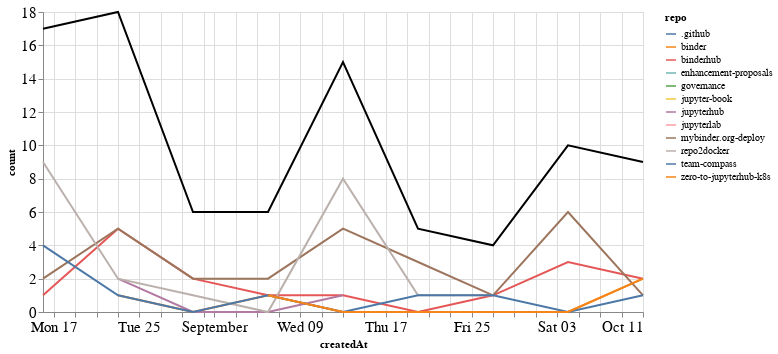

The notebook cell this image was saved under:
### Markdown cell above
## Comments

### Code cell
comments_time = comments.groupby('repo').resample('W', on='createdAt').count()['author'].reset_index()
comments_time = comments_time.rename(columns={'author': 'count'})
comments_time_total = comments_time.groupby('createdAt').agg({"count": "sum"}).reset_index()
ch1 = alt.Chart(comments_time, width=600).mark_line().encode(
    x='createdAt',
    y='count',
    color='repo',
    tooltip="repo"
)

ch2 = alt.Chart(comments_time_total, width=600).mark_line(color="black").encode(
    x='createdAt',
    y='count',
)

ch1 + ch2

### Figure 1 — Vega-Lite specification as saved in the notebook (floating-point values rounded to 4 significant figures)
{"config": {"axisLeft": {"labelFontSize": 15}, "axisBottom": {"labelFontSize": 15}}, "layer": [{"data": {"name": "data-c8d63756c49b06bf9e50bda3d1e9411e"}, "mark": "line", "encoding": {"color": {"type": "nominal", "field": "repo"}, "tooltip": {"type": "nominal", "field": "repo"}, "x": {"type": "temporal", "field": "createdAt"}, "y": {"type": "quantitative", "field": "count"}}, "width": 600}, {"data": {"name": "data-4c90898e513c629fec870e99f43f533e"}, "mark": {"type": "line", "color": "black"}, "encoding": {"x": {"type": "temporal", "field": "createdAt"}, "y": {"type": "quantitative", "field": "count"}}, "width": 600}], "$schema": "https://vega.github.io/schema/vega-lite/v4.8.1.json", "datasets": {"data-c8d63756c49b06bf9e50bda3d1e9411e": [{"repo": ".github", "createdAt": "2020-10-04T00:00:00", "count": 1}, {"repo": "binder", "createdAt": "2020-08-23T00:00:00", "count": 1}, {"repo": "binder", "createdAt": "2020-08-30T00:00:00", "count": 0}, {"repo": "binder", "createdAt": "2020-09-06T00:00:00", "count": 1}, {"repo": "binder", "createdAt": "2020-09-13T00:00:00", "count": 0}, {"repo": "binder", "createdAt": "2020-09-20T00:00:00", "count": 0}, {"repo": "binder", "createdAt": "2020-09-27T00:00:00", "count": 0}, {"repo": "binder", "createdAt": "2020-10-04T00:00:00", "count": 0}, {"repo": "binder", "createdAt": "2020-10-11T00:00:00", "count": 2}, {"repo": "binderhub", "createdAt": "2020-08-16T00:00:00", "count": 1}, {"repo": "binderhub", "createdAt": "2020-08-23T00:00:00", "count": 5}, {"repo": "binderhub", "createdAt": "2020-08-30T00:00:00", "count": 2}, {"repo": "binderhub", "createdAt": "2020-09-06T00:00:00", "count": 1}, {"repo": "binderhub", "createdAt": "2020-09-13T00:00:00", "count": 1}, {"repo": "binderhub", "createdAt": "2020-09-20T00:00:00", "count": 0}, {"repo": "binderhub", "createdAt": "2020-09-27T00:00:00", "count": 1}, {"repo": "binderhub", "createdAt": "2020-10-04T00:00:00", "count": 3}, {"repo": "binderhub", "createdAt": "2020-10-11T00:00:00", "count": 2}, {"repo": "enhancement-proposals", "createdAt": "2020-08-16T00:00:00", "count": 1}, {"repo": "governance", "createdAt": "2020-08-23T00:00:00", "count": 2}, {"repo": "jupyter-book", "createdAt": "2020-08-30T00:00:00", "count": 1}, {"repo": "jupyterhub", "createdAt": "2020-08-23T00:00:00", "count": 2}, {"repo": "jupyterhub", "createdAt": "2020-08-30T00:00:00", "count": 0}, {"repo": "jupyterhub", "createdAt": "2020-09-06T00:00:00", "count": 0}, {"repo": "jupyterhub", "createdAt": "2020-09-13T00:00:00", "count": 1}, {"repo": "jupyterlab", "createdAt": "2020-10-11T00:00:00", "count": 1}, {"repo": "mybinder.org-deploy", "createdAt": "2020-08-16T00:00:00", "count": 2}, {"repo": "mybinder.org-deploy", "createdAt": "2020-08-23T00:00:00", "count": 5}, {"repo": "mybinder.org-deploy", "createdAt": "2020-08-30T00:00:00", "count": 2}, {"repo": "mybinder.org-deploy", "createdAt": "2020-09-06T00:00:00", "count": 2}, {"repo": "mybinder.org-deploy", "createdAt": "2020-09-13T00:00:00", "count": 5}, {"repo": "mybinder.org-deploy", "createdAt": "2020-09-20T00:00:00", "count": 3}, {"repo": "mybinder.org-deploy", "createdAt": "2020-09-27T00:00:00", "count": 1}, {"repo": "mybinder.org-deploy", "createdAt": "2020-10-04T00:00:00", "count": 6}, {"repo": "mybinder.org-deploy", "createdAt": "2020-10-11T00:00:00", "count": 1}, {"repo": "repo2docker", "createdAt": "2020-08-16T00:00:00", "count": 9}, {"repo": "repo2docker", "createdAt": "2020-08-23T00:00:00", "count": 2}, {"repo": "repo2docker", "createdAt": "2020-08-30T00:00:00", "count": 1}, {"repo": "repo2docker", "createdAt": "2020-09-06T00:00:00", "count": 0}, {"repo": "repo2docker", "createdAt": "2020-09-13T00:00:00", "count": 8}, {"repo": "repo2docker", "createdAt": "2020-09-20T00:00:00", "count": 1}, {"repo": "repo2docker", "createdAt": "2020-09-27T00:00:00", "count": 1}, {"repo": "team-compass", "createdAt": "2020-08-16T00:00:00", "count": 4}, {"repo": "team-compass", "createdAt": "2020-08-23T00:00:00", "count": 1}, {"repo": "team-compass", "createdAt": "2020-08-30T00:00:00", "count": 0}, {"repo": "team-compass", "createdAt": "2020-09-06T00:00:00", "count": 1}, {"repo": "team-compass", "createdAt": "2020-09-13T00:00:00", "count": 0}, {"repo": "team-compass", "createdAt": "2020-09-20T00:00:00", "count": 1}, {"repo": "team-compass", "createdAt": "2020-09-27T00:00:00", "count": 1}, {"repo": "team-compass", "createdAt": "2020-10-04T00:00:00", "count": 0}, {"repo": "team-compass", "createdAt": "2020-10-11T00:00:00", "count": 1}, {"repo": "zero-to-jupyterhub-k8s", "createdAt": "2020-09-06T00:00:00", "count": 1}, {"repo": "zero-to-jupyterhub-k8s", "createdAt": "2020-09-13T00:00:00", "count": 0}, {"repo": "zero-to-jupyterhub-k8s", "createdAt": "2020-09-20T00:00:00", "count": 0}, {"repo": "zero-to-jupyterhub-k8s", "createdAt": "2020-09-27T00:00:00", "count": 0}, {"repo": "zero-to-jupyterhub-k8s", "createdAt": "2020-10-04T00:00:00", "count": 0}, {"repo": "zero-to-jupyterhub-k8s", "createdAt": "2020-10-11T00:00:00", "count": 2}], "data-4c90898e513c629fec870e99f43f533e": [{"createdAt": "2020-08-16T00:00:00", "count": 17}, {"createdAt": "2020-08-23T00:00:00", "count": 18}, {"createdAt": "2020-08-30T00:00:00", "count": 6}, {"createdAt": "2020-09-06T00:00:00", "count": 6}, {"createdAt": "2020-09-13T00:00:00", "count": 15}, {"createdAt": "2020-09-20T00:00:00", "count": 5}, {"createdAt": "2020-09-27T00:00:00", "count": 4}, {"createdAt": "2020-10-04T00:00:00", "count": 10}, {"createdAt": "2020-10-11T00:00:00", "count": 9}]}}
